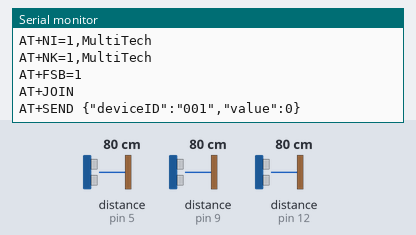
A sketch run on a simulated Arduino Uno, built for the host (arithmetic inside an expression is 32-bit, double 64-bit). On the bench: the last lines printed to the serial monitor. Wiring (inferred from the names in the program): 3 × ultrasonic range finder: trigger pin 4, echo pin 5 / trigger pin 8, echo pin 9 / trigger pin 13, echo pin 12. Inputs (shaded band) come from the test bench; at power-on: distance to the obstacle (sensors on pin 5, pin 9, pin 12) 80 cm. The echo pulse lasts 58.3 µs per cm.

Above: at 11.2 s.
11.3 s: distance to the obstacle (sensor on pin 5) set to 2 cm
At 12.6 s:
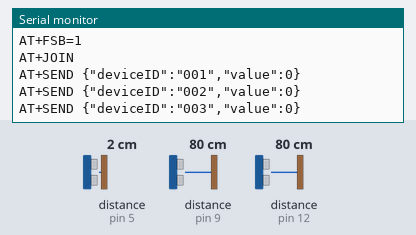
12.8 s: distance to the obstacle (sensor on pin 9) set to 2 cm
At 14.1 s:
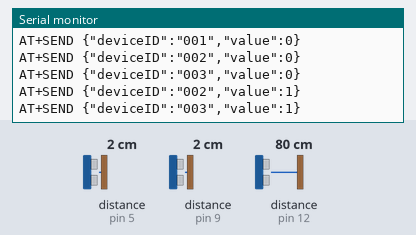
14.3 s: distance to the obstacle (sensor on pin 12) set to 2 cm
At 16.9 s:
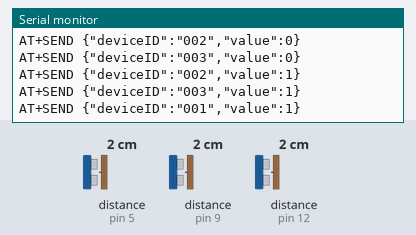
Timing chart, 0 to 18.4 s (numbered marks = the images above; inputs shaded):
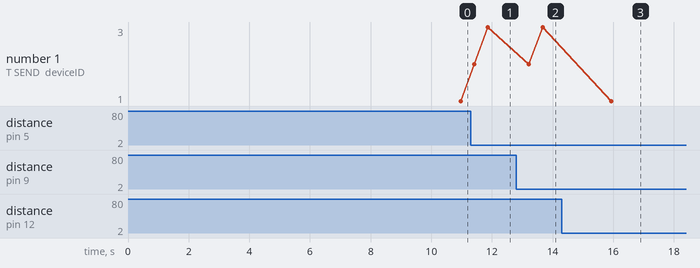

The sketch:

yun_sensor.ino
```cpp
/*********************************************************************************
SMART PARKING LOT SYSTEM
*********************************************************************************/
#include <ArduinoJson.h>

//Reference Value to Get The Status of Parking
#define g_parked 10
#define g_fault 4500

//Pin Setting for the 3 Ultrasonic Sensors
#define g_trigPin 13
#define g_echoPin 12
#define g_trigPin2 4
#define g_echoPin2 5
#define g_trigPin3 8
#define g_echoPin3 9

int tmp_state,tmp_state2,tmp_state3,state,state2,state3;

/**************************************************************************************
Function Name     : setup
Description       : Initialize the Sensor Trigger Pin as Output and
                    echo pin as Input and begin the serial communication
                    with 9600 BAUD
Parameters        : void
Return            : void
**************************************************************************************/
//Initialize the Pins and BAUD rate
void setup(void) {
        //Serial1.begin (9600);
        //Serial.begin(9600);
        pinMode(g_trigPin, OUTPUT);
        pinMode(g_echoPin, INPUT);
        pinMode(g_trigPin2, OUTPUT);
        pinMode(g_echoPin2, INPUT);
        pinMode(g_trigPin3, OUTPUT);
        pinMode(g_echoPin3, INPUT);

        SERIAL_PORT_USBVIRTUAL.begin(115200);  // open serial connection via USB-Serial


        // setting up Mtdot LoRa and connecting to Gateway
        SERIAL_PORT_HARDWARE.begin(115200);
        delay(2000);
        SERIAL_PORT_HARDWARE.println("AT+NI=1,MultiTech");
        delay(2000);
        SERIAL_PORT_HARDWARE.println("AT+NK=1,MultiTech");
        delay(2000);
        SERIAL_PORT_HARDWARE.println("AT+FSB=1");
        delay(2000);
        SERIAL_PORT_HARDWARE.println("AT+JOIN");
        delay(2000);

         // initialize states
         state = 2;
         state2 = 2;
         state3 = 2;


}

/**************************************************************************************
Function Name     : loop
Description       : Generate a Trigger signal and wait for the echo on
                    HC-SR04 Ultrasonic Sensor and calculate the distance.
Parameters        : void
Return            : void
**************************************************************************************/
void loop(void) {
  //Variables to calculate the distance using the duration taken for 1 cycle of trigger and echo
  long l_duration,l_distance,l_duration2,l_distance2,l_duration3,l_distance3;

  //Temporary variables to compare distance if changed
  long l_tmp_distance,l_tmp_distance2,l_tmp_distance3;

         //
         // Step 1: Reserve memory space
         //
         StaticJsonBuffer<200> jsonBuffer;

         //
         // Step 2: Build object tree in memory
         //
         JsonObject& msg = jsonBuffer.createObject();


  //l_tmp_distance = 0;
  //l_tmp_distance2 = 0;
  //l_tmp_distance3 = 0;


  //Distance form the Ultrasonic Sensor 1
  //Generate a high pulse on Trigger Pin with 10 micro seconds delay and wait for the echo
  digitalWrite(g_trigPin, LOW);
  delayMicroseconds(2);
  digitalWrite(g_trigPin, HIGH);
  delayMicroseconds(10);
  digitalWrite(g_trigPin, LOW);
  //Once received the Echo calculate the distance from the duration
  l_duration = pulseIn(g_echoPin, HIGH);
  l_distance = (l_duration/2) / 29.1;
  delay(300);

  //Distance form the Ultrasonic Sensor 2
  digitalWrite(g_trigPin2, LOW);
  delayMicroseconds(2);
  digitalWrite(g_trigPin2, HIGH);
  delayMicroseconds(10);
  digitalWrite(g_trigPin2, LOW);
  l_duration2 = pulseIn(g_echoPin2, HIGH);
  l_distance2 = (l_duration2/2) / 29.1;
  delay(300);

  //Distance form the Ultrasonic Sensor 3
  digitalWrite(g_trigPin3, LOW);
  delayMicroseconds(2);
  digitalWrite(g_trigPin3, HIGH);
  delayMicroseconds(10);
  digitalWrite(g_trigPin3, LOW);
  l_duration3 = pulseIn(g_echoPin3, HIGH);
  l_distance3 = (l_duration3/2) / 29.1;
  delay(300);

  //SERIAL_PORT_HARDWARE.print("AT+send Distance from sensor1 is: ");
  //SERIAL_PORT_HARDWARE.printlnn(l_distance);
  //delay(2000);

  //SERIAL_PORT_HARDWARE.print("AT+send Distance from sensor2 is: ");
  //SERIAL_PORT_HARDWARE.printlnn(l_distance2);
  //delay(2000);

  //SERIAL_PORT_HARDWARE.print("AT+send Distance from sensor3 is: ");
  //SERIAL_PORT_HARDWARE.printlnn(l_distance3);
  //delay(2000);

  //SERIAL_PORT_HARDWARE.printlnn("\n\n\n");
  //Check if the Sensor has any fault
  /*DATA SENT by UART to RPi is  1,2,3
    1 - Parking LOT is Free
    2 - Parking LOT is Filled
    3 - Fault in the Sensor */

  // save state
  tmp_state = state;
  // If the distance is less that g_parked, there is a car parked in the spot
  if (l_distance <= g_parked)
  {
    state = 2;
  }
  // If the distance is greater thatn g_fault, the sensor is faulting
  else if (l_distance > g_fault)
  {
    state = 3;
  }
  // The the distance is between g_parked and g_fault, assume the spot is empty
  else
  {
    state = 1;
  }

  // save state2
  tmp_state2 = state2;
  if (l_distance2 <= g_parked)
  {
    state2 = 2;
  }
  else if (l_distance2 > g_fault)
  {
    state2 = 3;
  }
  else
  {
    state2 = 1;
  }

  // save state3
  tmp_state3 = state3;
  if (l_distance3 <= g_parked)
  {
    state3 = 2;
  }
  else if (l_distance3 > g_fault)
  {
    state3 = 3;
  }
  else
  {
    state3 = 1;
  }


  // Updating the status of sensor 1
  if( state != tmp_state)
  {
    msg["deviceID"] = "001";
    msg["value"] = state - 1 ;
    SERIAL_PORT_HARDWARE.println("");
    delay(50);
    SERIAL_PORT_HARDWARE.print("AT+SEND ");
    delay(50);
    msg.printTo(SERIAL_PORT_HARDWARE);
    delay(50);
    SERIAL_PORT_HARDWARE.println("");
    delay(300);
  }

  // Updating the status of sensor 2
  if( state2 != tmp_state2)
  {
    msg["deviceID"] = "002";
    msg["value"] = state2 - 1 ;
    SERIAL_PORT_HARDWARE.println("");
    delay(50);
    SERIAL_PORT_HARDWARE.print("AT+SEND ");
    delay(50);
    msg.printTo(SERIAL_PORT_HARDWARE);
    delay(50);
    SERIAL_PORT_HARDWARE.println("");
    delay(300);
  }

  // Updating the status of sensor 3
  if( state3 != tmp_state3)
  {
    msg["deviceID"] = "003";
    msg["value"]  = state3 - 1;
    SERIAL_PORT_HARDWARE.println("");
    delay(50);
    SERIAL_PORT_HARDWARE.print("AT+SEND ");
    delay(50);
    msg.printTo(SERIAL_PORT_HARDWARE);
    delay(50);
    SERIAL_PORT_HARDWARE.println("");
    delay(300);
  }


}

//End of the Program
/************************************************************************************************/
```

Measured:
- after the input at 12.8 s, the serial monitor: prints a new line after 0.87 s (image 2)
- after the input at 14.3 s, the serial monitor: prints a new line after 1.6 s (image 3)
